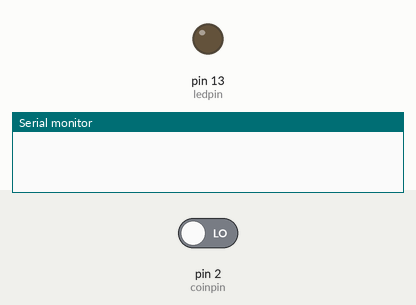
Simulated run of this sketch. Board: Arduino Uno, built with avr-gcc and run on an emulated ATmega328P. On the bench: output pins drawn as LEDs (lit = HIGH), the last lines printed to the serial monitor. Inputs (shaded band) come from the test bench; at power-on: pin 2 (coinpin) LOW.

Above: at 1.2 s.
1.3 s: pin 2 (coinpin) driven HIGH
At 2.1 s:
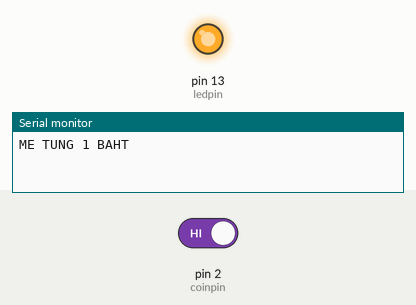
Timing chart, 0 to 4.3 s (numbered marks = the images above; inputs shaded):
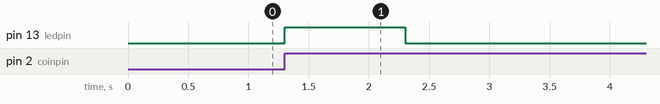

Measured:
- after the input at 1.3 s, pin 13 (ledpin): LOW → HIGH at once, → LOW 1.0 s later

The sketch:

Coin.ino
```cpp
// Constants
const int coinpin = 2;
const int ledpin = 13;

// Variables
volatile int pulse = 0;

boolean bInserted = false;

// Setup
void setup() {

  Serial.begin(9600);
  attachInterrupt(digitalPinToInterrupt(coinpin), coinInterrupt, RISING);
  pinMode(ledpin, OUTPUT);

}

// Main loop
void loop() {


  if( bInserted  ){ // for show LED ON when Inserted
     bInserted = false;
     digitalWrite(ledpin, HIGH);
     delay(1000);
  }else{

  // Turn off LED
  digitalWrite(ledpin, LOW);
  }
}

// Interrupt
void coinInterrupt(){

  // Each time a pulse is sent from the coin acceptor,
  // interrupt main loop to add 1  and flip on the LED
  pulse++ ;
  bInserted = true;

 // digitalWrite(ledpin, HIGH);
 Serial.print( "ME TUNG " );
  Serial.print( pulse );
    Serial.println( " BAHT" );

}
```
